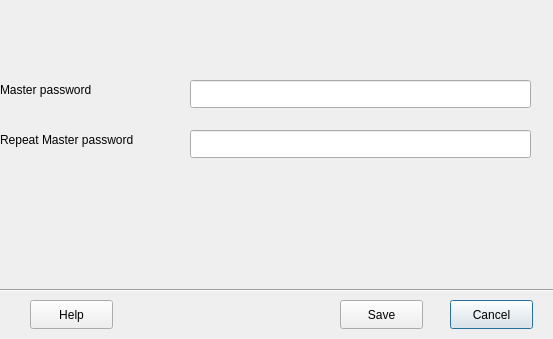
<?xml version="1.0" encoding="UTF-8"?>
<ui version="4.0">
 <class>CreateDatabase</class>
 <widget class="QDialog" name="CreateDatabase">
  <property name="geometry">
   <rect>
    <x>0</x>
    <y>0</y>
    <width>553</width>
    <height>339</height>
   </rect>
  </property>
  <property name="windowTitle">
   <string>Dialog</string>
  </property>
  <widget class="QPushButton" name="pushButton">
   <property name="geometry">
    <rect>
     <x>450</x>
     <y>300</y>
     <width>83</width>
     <height>29</height>
    </rect>
   </property>
   <property name="text">
    <string>Cancel</string>
   </property>
  </widget>
  <widget class="QPushButton" name="saveButton">
   <property name="geometry">
    <rect>
     <x>340</x>
     <y>300</y>
     <width>83</width>
     <height>29</height>
    </rect>
   </property>
   <property name="text">
    <string>Save</string>
   </property>
  </widget>
  <widget class="QPushButton" name="helpButton">
   <property name="geometry">
    <rect>
     <x>30</x>
     <y>300</y>
     <width>83</width>
     <height>29</height>
    </rect>
   </property>
   <property name="text">
    <string>Help</string>
   </property>
  </widget>
  <widget class="QLineEdit" name="masterPassword">
   <property name="geometry">
    <rect>
     <x>190</x>
     <y>80</y>
     <width>341</width>
     <height>28</height>
    </rect>
   </property>
  </widget>
  <widget class="QLabel" name="label">
   <property name="geometry">
    <rect>
     <x>0</x>
     <y>80</y>
     <width>121</width>
     <height>20</height>
    </rect>
   </property>
   <property name="text">
    <string>Master password</string>
   </property>
  </widget>
  <widget class="QLabel" name="label_2">
   <property name="geometry">
    <rect>
     <x>0</x>
     <y>130</y>
     <width>171</width>
     <height>20</height>
    </rect>
   </property>
   <property name="text">
    <string>Repeat Master password</string>
   </property>
  </widget>
  <widget class="QLineEdit" name="repeatMasterPassword">
   <property name="geometry">
    <rect>
     <x>190</x>
     <y>130</y>
     <width>341</width>
     <height>28</height>
    </rect>
   </property>
  </widget>
  <widget class="Line" name="line">
   <property name="geometry">
    <rect>
     <x>-40</x>
     <y>280</y>
     <width>621</width>
     <height>20</height>
    </rect>
   </property>
   <property name="orientation">
    <enum>Qt::Orientation::Horizontal</enum>
   </property>
  </widget>
  <widget class="QLabel" name="passState">
   <property name="geometry">
    <rect>
     <x>190</x>
     <y>110</y>
     <width>341</width>
     <height>20</height>
    </rect>
   </property>
   <property name="text">
    <string/>
   </property>
  </widget>
 </widget>
 <resources/>
 <connections/>
</ui>
